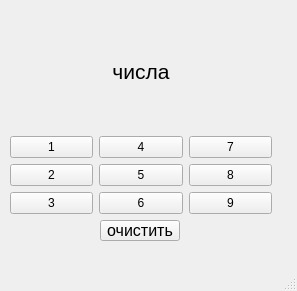
<?xml version="1.0" encoding="UTF-8"?>
<ui version="4.0">
 <class>MainWindow</class>
 <widget class="QMainWindow" name="MainWindow">
  <property name="geometry">
   <rect>
    <x>0</x>
    <y>0</y>
    <width>297</width>
    <height>291</height>
   </rect>
  </property>
  <property name="windowTitle">
   <string>MainWindow</string>
  </property>
  <widget class="QWidget" name="centralwidget">
   <widget class="QPushButton" name="delete_Button">
    <property name="geometry">
     <rect>
      <x>100</x>
      <y>220</y>
      <width>80</width>
      <height>21</height>
     </rect>
    </property>
    <property name="font">
     <font>
      <pointsize>12</pointsize>
     </font>
    </property>
    <property name="text">
     <string>очистить</string>
    </property>
   </widget>
   <widget class="QWidget" name="">
    <property name="geometry">
     <rect>
      <x>10</x>
      <y>13</y>
      <width>262</width>
      <height>201</height>
     </rect>
    </property>
    <layout class="QVBoxLayout" name="verticalLayout_4">
     <item>
      <widget class="QLabel" name="label">
       <property name="text">
        <string>&lt;html&gt;&lt;head/&gt;&lt;body&gt;&lt;p align=&quot;center&quot;&gt;&lt;span style=&quot; font-size:16pt;&quot;&gt;числа&lt;/span&gt;&lt;/p&gt;&lt;/body&gt;&lt;/html&gt;</string>
       </property>
      </widget>
     </item>
     <item>
      <layout class="QHBoxLayout" name="horizontalLayout">
       <item>
        <layout class="QVBoxLayout" name="verticalLayout">
         <item>
          <widget class="QPushButton" name="Button_1">
           <property name="text">
            <string>1</string>
           </property>
          </widget>
         </item>
         <item>
          <widget class="QPushButton" name="Button_2">
           <property name="text">
            <string>2</string>
           </property>
          </widget>
         </item>
         <item>
          <widget class="QPushButton" name="Button_3">
           <property name="text">
            <string>3</string>
           </property>
          </widget>
         </item>
        </layout>
       </item>
       <item>
        <layout class="QVBoxLayout" name="verticalLayout_2">
         <item>
          <widget class="QPushButton" name="Button_4">
           <property name="text">
            <string>4</string>
           </property>
          </widget>
         </item>
         <item>
          <widget class="QPushButton" name="Button_5">
           <property name="text">
            <string>5</string>
           </property>
          </widget>
         </item>
         <item>
          <widget class="QPushButton" name="Button_6">
           <property name="text">
            <string>6</string>
           </property>
          </widget>
         </item>
        </layout>
       </item>
       <item>
        <layout class="QVBoxLayout" name="verticalLayout_3">
         <item>
          <widget class="QPushButton" name="Button_7">
           <property name="text">
            <string>7</string>
           </property>
          </widget>
         </item>
         <item>
          <widget class="QPushButton" name="Button_8">
           <property name="text">
            <string>8</string>
           </property>
          </widget>
         </item>
         <item>
          <widget class="QPushButton" name="Button_9">
           <property name="text">
            <string>9</string>
           </property>
          </widget>
         </item>
        </layout>
       </item>
      </layout>
     </item>
    </layout>
   </widget>
  </widget>
  <widget class="QMenuBar" name="menubar">
   <property name="geometry">
    <rect>
     <x>0</x>
     <y>0</y>
     <width>297</width>
     <height>20</height>
    </rect>
   </property>
  </widget>
  <widget class="QStatusBar" name="statusbar"/>
 </widget>
 <resources/>
 <connections/>
</ui>
